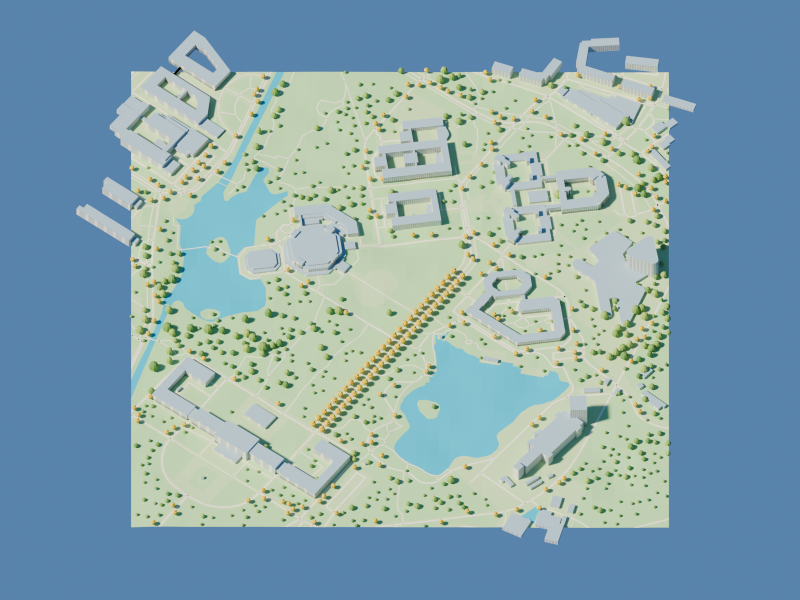
#> input picture assets/art/campus_map/full-day.png, 1600 x 1200 px (shown at 1/2 size)
$ python build_runtime_textures.py
#> lines starting #> are read from the running program, lines starting #| are printed output that depends on the picture
from pathlib import Path

from PIL import Image


ROOT = Path(__file__).resolve().parents[3]
CROP = (200, 260, 1400, 940)
SOURCES = {
    "day": ROOT / "assets/art/campus_map/full-day.png",
    "night": ROOT / "assets/art/campus_map/full-night.png",
    "anomaly": ROOT / "assets/art/campus_map/full-anomaly.png",
}
OUTPUT = ROOT / "assets/art/campus_map"


def main() -> None:
    OUTPUT.mkdir(parents=True, exist_ok=True)
    for state, source in SOURCES.items():
        with Image.open(source) as image:
#> image is the input picture: PIL image 1600x1200 RGB; mean R, G, B 135.5, 164.6, 173.4
            if image.size != (1600, 1200):
                raise RuntimeError(f"unexpected {state} source size: {image.size}")
            cropped = image.convert("RGB").crop(CROP)
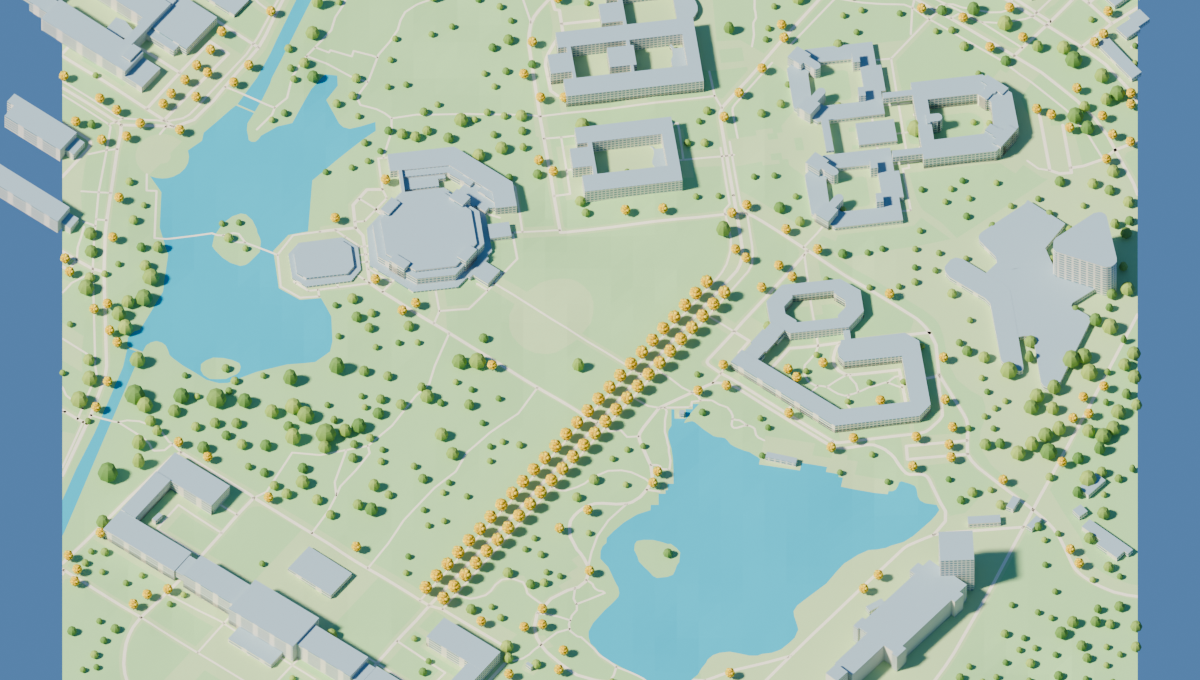
#> cropped: PIL image 1200x680 RGB; mean R, G, B 167.5, 188.2, 175.4
            target = OUTPUT / f"{state}.png"
            cropped.save(target, optimize=True)
            print(f"{state}: {source.relative_to(ROOT)} -> {target.relative_to(ROOT)} {cropped.size}")
#| day: assets/art/campus_map/full-day.png -> assets/art/campus_map/day.png (1200, 680)


if __name__ == "__main__":
#> (the run stopped early here; a loop or call above may not have finished)
